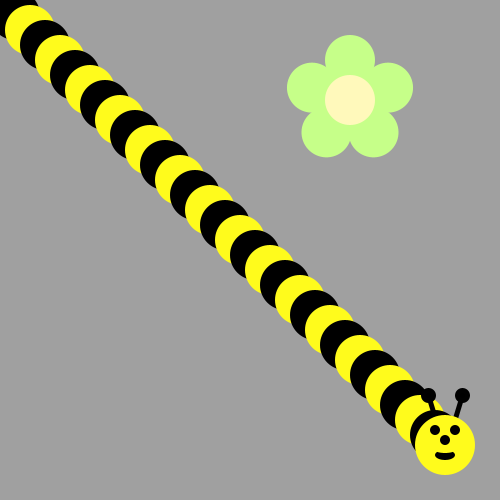
Frame 1 (no input)
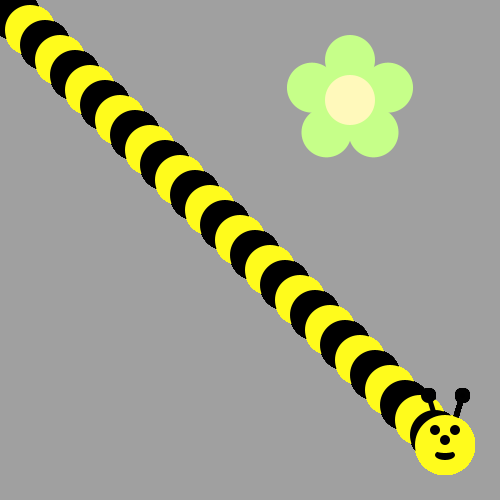
Frame 60 (the mouse pressed at the canvas centre just before this capture)
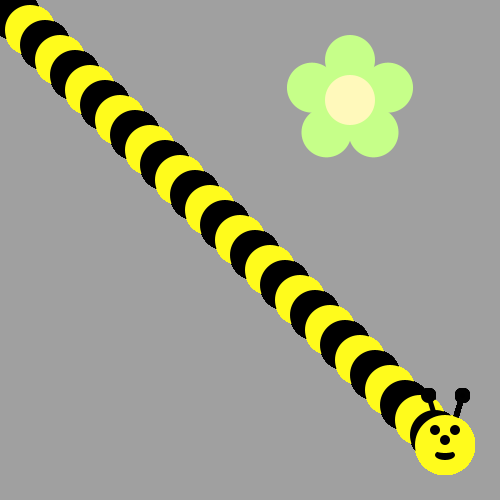
Frame 120 (the mouse held since frame 60 and released just before this capture)

The Processing sketch that drew these frames (run headless with seeded random() and noise(); from frame 60 on, the mouse is pressed at the canvas centre):

// Processing sketch: BumbleBee
// ── BumbleBee.pde
void draw() {
  /*Use A loop to make a body for the Bee!
   Then put his head on using drawBeeFace(x,y)
   Use Modulo to make the colors alternate 
   */
   for (int i = 0; i < 450; i=i+15) {
    if (i%2==0) {
      fill(255, 251, 28);
    } else {
      fill(0, 0, 0);
    }
    ellipse(i, i, 50, 50);
  }

  drawBeeFace(445, 445);


}




void drawFlower(int x, int y) {
  noStroke();
  translate(x, y);
  // draw 5 petals, rotating after each one
  fill(#c6ff89); // green
  for (int i = 0; i < 5; i++) {
    ellipse(0, -40, 50, 50);
    rotate(radians(72));
  }
  fill(#fff9bb); // light yellow
  ellipse(0, 0, 50, 50);
}


void drawBeeFace(int BeeFaceX, int BeeFaceY) {
  noStroke();
  fill(0, 0, 0);
  stroke(1);
  strokeWeight(5);
  line(BeeFaceX-10, BeeFaceY-27, BeeFaceX-17, BeeFaceY-50);
  line(BeeFaceX+10, BeeFaceY-27, BeeFaceX+17, BeeFaceY-50);
  ellipse(BeeFaceX-17, BeeFaceY-50, 10, 10);
  ellipse(BeeFaceX+17, BeeFaceY-50, 10, 10);
  noStroke();
  fill(255, 251, 28);
  ellipse(BeeFaceX, BeeFaceY, 60, 60); // face
  fill(255, 237, 209);
  fill(0, 0, 0);
  ellipse(BeeFaceX-10, BeeFaceY-15, 10, 10); // eyes
  ellipse(BeeFaceX+10, BeeFaceY-15, 10, 10);
  ellipse(BeeFaceX, BeeFaceY-5, 10, 10); // nose
  ellipse(BeeFaceX, BeeFaceY+10, 20, 10);// mouth
  fill(255, 251, 28);
  ellipse(BeeFaceX, BeeFaceY+5, 20, 6);
}
void setup() {  
  ellipseMode(CENTER);
  size(500, 500);
  background(160, 160, 160); 
  drawFlower(350, 100);
}
